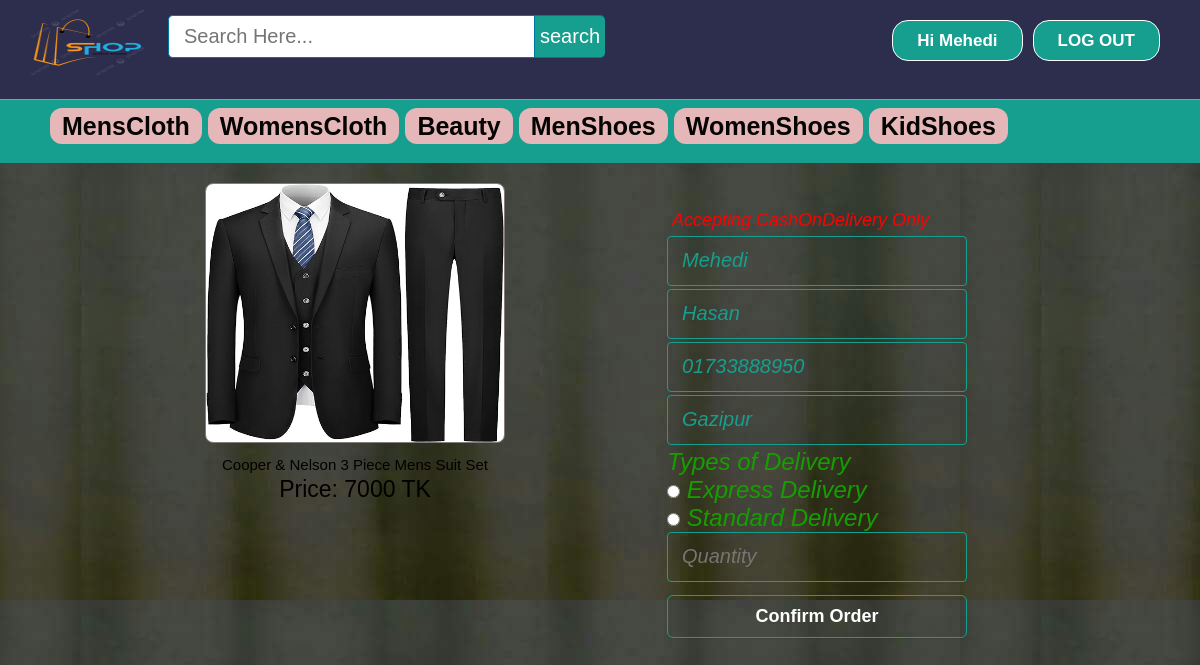
Page /orderform.php?poid=1 (signed in) on the committed database.
### tables this page shows
CREATE TABLE `user` (
  `id` int(11) NOT NULL,
  `firstName` varchar(25) NOT NULL,
  `lastName` varchar(25) NOT NULL,
  `email` varchar(100) NOT NULL,
  `mobile` varchar(20) NOT NULL,
  `address` varchar(120) NOT NULL,
  `password` varchar(100) NOT NULL,
  `confirmCode` varchar(10) NOT NULL,
  `activation` varchar(10) NOT NULL DEFAULT 'no'
);

CREATE TABLE `products` (
  `id` int(11) NOT NULL,
  `pName` varchar(100) NOT NULL,
  `price` int(11) NOT NULL,
  `piece` int(11) NOT NULL,
  `description` text NOT NULL,
  `available` int(11) NOT NULL,
  `category` varchar(100) NOT NULL,
  `type` varchar(100) NOT NULL,
  `item` varchar(100) NOT NULL,
  `pCode` varchar(20) NOT NULL,
  `picture` text NOT NULL
);

### orderform.php (the view, shortened to what this page needs)
<?php include ( "inc/connect.inc.php" ); ?>
<?php
if (isset($_REQUEST['poid'])) {
	$poid = mysqli_real_escape_string($con, $_REQUEST['poid']);
}else {
	header('location: index.php');
}
if (!isset($_SESSION['user_login'])) {
	$user = "";
	header("location: login.php?ono=".$poid."");
}
else {
	$user = $_SESSION['user_login'];
	$result = mysqli_query($con, "SELECT * FROM user WHERE id='$user'");
		$get_user_email = mysqli_fetch_assoc($result);
			$uname_db = $get_user_email['firstName'];
			$ulast_db=$get_user_email['lastName'];
			$umob_db = $get_user_email['mobile'];
			$uadd_db = $get_user_email['address'];
}
$getposts = mysqli_query($con, "SELECT * FROM products WHERE id ='$poid'") or die(mysqlI_error($con));
					if (mysqli_num_rows($getposts)) {
						$row = mysqli_fetch_assoc($getposts);
						$id = $row['id'];
						$pName = $row['pName'];
						$price = $row['price'];
						$picture = $row['picture'];
						$item = $row['item'];
						$category = $row['category'];
					}
?>
<!DOCTYPE html>
<html>
<head>
	<link rel="stylesheet" type="text/css" href="css/style.css">
</head>
<body style="background-image: url(image/homebackgrndimg1.jpg);">
	<div class="homepageheader">
			<div class="signinButton loginButton">
				<div class="uiloginbutton signinButton loginButton" style="margin-right: 40px;">
					<?php
						if ($user!="") {
							echo '<a style="text-decoration: none; color: #fff;" href="logout.php">LOG OUT</a>';
						}
						else {
							echo '<a style="text-decoration: none; color: #fff;" href="signin.php">SIGN IN</a>';
						}
					 ?>
				</div>
				<div class="uiloginbutton signinButton loginButton" style="">
					<?php
						if ($user!="") {
							echo '<a style="text-decoration: none; color: #fff;" href="profile.php?uid='.$user.'">Hi '.$uname_db.'</a>';
						}
						else {
							echo '<a style="text-decoration: none; color: #fff;" href="login.php">LOG IN</a>';
						}
					 ?>
				</div>
			</div>
			<div style="float: left; margin: 5px 0px 0px 23px;">
				<a href="index.php">
					<img style=" height: 75px; width: 130px;" src="image/logo.png">
				</a>
			</div>
			<div class="">
				<div id="srcheader">
					<form id="newsearch" method="get" action="search.php">
					        <input type="text" class="srctextinput" name="keywords" size="21" maxlength="120"  placeholder="Search Here..."><input type="submit" value="search" class="srcbutton" >
					</form>
				</div>
			</div>
		</div>
		<div class="categolis">
		<table>
			<tr>
				<th>
					<a href="OurProducts/Mens_cloth.php" style="text-decoration: none;color: #040403;padding: 4px 12px;background-color: #e6b7b8;border-radius: 12px;">MensCloth</a>
				</th>
				<th><a href="OurProducts/Woens_cloth.php" style="text-decoration: none;color: #040403;padding: 4px 12px;background-color: #e6b7b8;border-radius: 12px;">WomensCloth</a></th>
				<th><a href="OurProducts/Beauty.php" style="text-decoration: none;color: #040403;padding: 4px 12px;background-color: #e6b7b8;border-radius: 12px;">Beauty</a></th>
				<th><a href="OurProducts/Men_shoes.php" style="text-decoration: none;color: #040403;padding: 4px 12px;background-color: #e6b7b8;border-radius: 12px;">MenShoes</a></th>
				<th><a href="OurProducts/Women_shoes.php" style="text-decoration: none;color: #040403;padding: 4px 12px;background-color: #e6b7b8;border-radius: 12px;">WomenShoes</a></th>
				<th><a href="OurProducts/Kid_shoes.php" style="text-decoration: none;color: #040403;padding: 4px 12px;background-color: #e6b7b8;border-radius: 12px;">KidShoes</a></th>
			</tr>
		</table>
	</div>
	<div class="holecontainer" style="padding: 20px 15%">
		<div class="container signupform_content ">
			<div>
				<div style="float: right;">
				<?php
					if(isset($success_message)) {echo $success_message;
									echo '<h3 style="color:#169E8F;font-size:45px;"> Payment&Delivery </h3>';
						$user = $_SESSION['user_login'];
	$result = mysqli_query($con, "SELECT * FROM user WHERE id='$user'");
		$get_user_email = mysqli_fetch_assoc($result);
			$uname_db = $get_user_email['firstName'];
			$ulast_db=$get_user_email['lastName'];
			$uemail_db = $get_user_email['email'];
			$umob_db = $get_user_email['mobile'];
			$uadd_db = $get_user_email['address'];
			echo '<h3 style="color:black;font-size:25px;"> First Name: </h3>';
			echo'<span style="color:#34ce6c;font-size:25px;">'. $uname_db.'</span>';
			echo '<h3 style="color:black;font-size:25px;"> Last Name: </h3>';
			echo'<span style="color:#34ce6c;font-size:25px;">' .$ulast_db.'</span>';
			echo '<h3 style="color:black;font-size:25px;"> Email: </h3>';
			echo '<span style="color:#34ce6c;font-size:25px;">' .$uemail_db.'</span>';
			echo '<h3 style="color:black;font-size:25px;"> Contact Number: </h3>';
			echo '<span style="color:#34ce6c;font-size:25px;">' .$umob_db.'</span>';
			echo '<h3 style="color:black;font-size:25px;"> Home Address: </h3>';
			echo '<span style="color:#34ce6c;font-size:25px;">'.$uadd_db.'</span>';
			$del = $_POST['Delivery'] ;
			echo '<h3 style="color:black;font-size:25px;">Types of Delivery:</h3>';
			echo'<span style="color:#34ce6c;font-size:25px;">' .$del.'</span>';
			$quan = $_POST['Quantity'];
			echo '<h3 style="color:black;font-size:25px;"> Quantity: </h3>';
			echo'<span style="color:#34ce6c;font-size:25px;">' .$quan.'</span>';
			echo '<h3 style="color:#169E8F;font-size:45px;"> Total: TK '.$quan * $price.' TK</h2>';
					}
					else {
					echo '
						<div class="">
						<div class="signupform_text"></div>
						<div>
							<form action="" method="POST" class="registration">
								<div class="signup_form">
								<h3 style="color:red;font-size:18px; padding: 5px;">Accepting CashOnDelivery Only</h3>
									<div>
										<td>
											<input name="fullname" placeholder="your name" required="required" class="email signupbox" type="text" size="30" value="'.$uname_db.'">
										</td>
									</div>
									<div>
										<td>
											<input name="lastname" placeholder="Your last name" required="required" class="email signupbox" type="text" size="30" value="'.$ulast_db.'">
										</td>
									</div>
									<div>
									<td>
											<input name="mobile" placeholder="Your mobile number" required="required" class="email signupbox" type="text" size="30" value="'.$umob_db.'">
										</td>
									</div>
									<div>
										<td>
											<input name="address" id="password-1" required="required"  placeholder="Write your full address" class="password signupbox " type="text" size="30" value="'.$uadd_db.'">
										</td>
									</div>
									<div>
									<td>
									<font style="italic" family="arial" size="5px" color="#169e">
									Types of Delivery <br>
									 <input name="Delivery" required="required" value="Express Delivery +100php upon cash on delivery" type="radio"  placeholder="Mode Of Payment"> Express Delivery </br>
									 <input name="Delivery" type="radio" value="Standard Delivery" required="required" placeholder="Mode Of Payment"> Standard Delivery </br>
									 </font>
									</td>
									</div>
									<div>
									<td>
									 <input name="Quantity" required="required" type="number" min="1" class="password signupbox" placeholder="Quantity">
									</td>
									</div>
									<div>
										<input name="order" class="uisignupbutton signupbutton" type="submit" value="Confirm Order">
									</div>
									<div class="signup_error_msg"> '; ?>
									<?php echo '</div>
								</div>
							</form>
						</div>
					</div>
					';
					}
				 ?>
				</div>
			</div>
		</div>
		<div style="float: left; font-size: 23px;">
			<div>
				<?php
					echo '
						<ul style="float: left;">
							<li style="float: left; padding: 0px 25px 25px 25px;">
								<div class="home-prodlist-img"><a href="'.$category.'/view_product.php?pid='.$id.'">
									<img src="image/product/'.$item.'/'.$picture.'" class="home-prodlist-imgi">
									</a>
									<div style="text-align: center; padding: 0 0 6px 0;"> <span style="font-size: 15px;">'.$pName.'</span><br> Price: '.$price.' TK</div>
								</div>
							</li>
						</ul>
					';
				?>
			</div>
		</div>
	</div>
</body>
</html>

### css/style.css (style rules this page uses)
html, body, div, span, applet, object, iframe, h1, h2, h3, h4, h5, h6, p, blockquote, pre, a, abbr, acronym, address, big, cite, code, del, dfn, em, img, ins, kbd, q, s, samp, small, strike, strong, sub, sup, tt, var, b, u, i, center, dl, dt, dd, ol, ul, li, fieldset, form, label, legend, table, caption, tbody, tfoot, thead, tr, th, td, article, aside, canvas, details, embed, figure, figcaption, footer, header, hgroup, menu, nav, output, ruby, section, summary, time, mark, audio, video { margin: 0; padding: 0; border: 0; font: inherit; vertical-align: baseline; box-sizing: border-box; }
h3 { font-size: 25px; }
body { line-height: normal; }
ol, ul { list-style: none; }
table { border-collapse: collapse; border-spacing: 0; }
* { margin: 0px; padding: 0px; }
body, button, input, label, select, td, textarea { font-family: Arial, Helvetica, tahoma,verdana,arial,sans-serif; font-size: 12px; }
body { width: 100%; position: relative; background-color: #ffffff; min-width: 1080px; }
.homepageheader { position: fixed; height: 100px; width: 100%; min-width: 980px; border-bottom: 1px solid #8E9D8E; margin: 0px; background-image: initial; background-position-x: initial; background-position-y: initial; background-size: initial; background-attachment: initial; background-origin: initial; background-clip: initial; background-color: #2d2d4d;; }
.loginButton .signinButton { color: #FFFFFF; background: #169E8F; border: 1px solid #FFFFFF; cursor: pointer; display: inline-block; font-weight: bold; line-height: 15px; padding: 12px 24px; border-radius: 16px; text-align: center; text-decoration: none; float: right; margin: 20px 0px 0px 10px; font-size: 17px; }
#newsearch { float:left; padding:15px; }
.srctextinput { margin: 0px; padding: 9px 15px; font-family: Arial, Helvetica, sans-serif; font-size:20px; border:1px solid #0076a3; border-right:0px; border-top-left-radius: 5px 5px; border-bottom-left-radius: 5px 5px; width: 335px; }
.srcbutton { margin: 0; padding: 9px 5px; font-family: Arial, Helvetica, sans-serif; font-size:20px; outline: none; cursor: pointer; text-align: center; text-decoration: none; color: #ffffff; border: solid 1px #0076a3; border-right:0px; background: #169E8F; border-top-right-radius: 5px 5px; border-bottom-right-radius: 5px 5px; }
.signup_form { background-image: initial; background-position-x: initial; background-position-y: initial; background-size: initial; background-repeat-x: initial; background-repeat-y: initial; background-attachment: initial; background-origin: initial; background-clip: initial; padding: 22px 53px 0 53px; color: #eeeeee; border-radius: 4px; font-style: italic; }
.signupbox { font-size: 20px; font-style: italic; margin-bottom: 3px; margin-top: 0px; padding: 14px; line-height: 25px; border-radius: 4px; border: 1px solid #169E8F; color: #169E8F; margin-left: 0; width: 270px; height: 20px; background-color: transparent; }
.signupbutton { background-color: transparent; border: 2px solid #FFFFFF; border-radius: 6px; margin: 10px 0px; }
.uisignupbutton { color: #ffffff; cursor: pointer; display: inline-block; font-size: 18px; font-weight: bold; line-height: 13px; padding: 14px 0; width: 300px; text-align: center; text-decoration: none; border-width: 2px; border: 1px solid #169E8F; box-shadow: 0 1px 0 rgba(0, 0, 0, 0.1) }
.signup_error_msg { font-weight: bold; color: #A92A2A; padding: 0px 10px 15px 10px; text-align: center; font-size: 16px; }
.home-prodlist-imgi { height: 260px; width: 300px; padding: 0px; border: 1px solid #847b7b; border-radius: 8px; }
.categolis { line-height: 1.3; font-weight: bold; color: #fff; padding: 110px 0px 20px 50px; background-color: #169e8f; text-align: center; font-size: 25px; }
.categolis table tbody tr th { padding: 0px 6px 0px 0px; }

### rows in the picture
user: firstName "Mehedi", fullname "Mehedi", lastname "Hasan", mobile "01733888950", address "Gazipur"
products: item+picture (picture), pName "Cooper & Nelson 3 Piece Mens Suit Set", price "7000"
